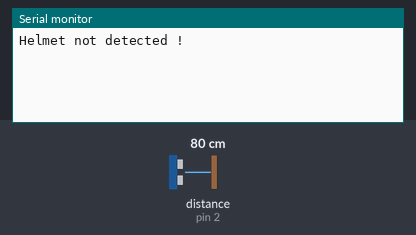
Simulated run of this sketch. Board: Arduino Uno, built with avr-gcc and run on an emulated ATmega328P. Parts: the last lines printed to the serial monitor. Inputs (shaded band) come from the test bench; at power-on: distance to the obstacle (sensor on pin 2) 80 cm. The echo pulse lasts 58.3 µs per cm.

Above: at 1.2 s.
1.3 s: distance to the obstacle (sensor on pin 2) set to 2 cm
At 2.2 s:
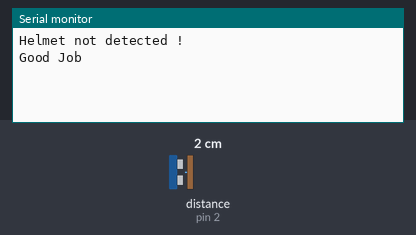
3.2 s: distance to the obstacle (sensor on pin 2) set to 9 cm
At 4.0 s:
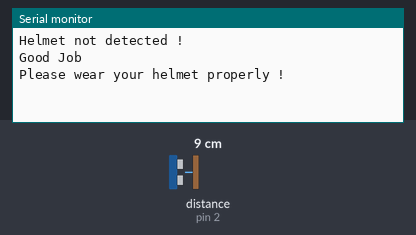

Measured:
- after the input at 1.3 s, the serial monitor: prints a new line after 0.47 s (image 1)
- after the input at 3.2 s, the serial monitor: prints a new line after 0.28 s (image 2)

The sketch:

helmetstatus.ino
```cpp
int dis;
int dur;
int recentavr;
int rondo=5;
int room[10];
int MAX;
int recmsg;

void setup() {
  pinMode(3, OUTPUT);
  pinMode(2, INPUT);
  Serial.begin(9600);
}

void loop() {
  rondo++;
  if(rondo==100) rondo=0;
  digitalWrite(3, LOW);
  delayMicroseconds(2);
  digitalWrite(3, HIGH);
  delayMicroseconds(10);
  digitalWrite(3, LOW);
  dur = pulseIn(2, HIGH);
  dis = dur * 0.034 / 2;

  room[rondo%5]=dis;
  recentavr=(room[0]+room[1]+room[2]+room[3]+room[4]+room[5]+room[6]+room[7]+room[8]+room[9])/3;
  for(int i=0;i<3;i++) {
    if(room[i]>room[i-1]) MAX=room[i];
  }
  if(recentavr>=20){
      if(recmsg!=1) Serial.print("Helmet not detected !\n");
      recmsg=1;
  }
  else if(recentavr>=7){
      if(recmsg!=2) Serial.print("Please wear your helmet properly !\n");
      recmsg=2;
  }
  else{
          if(recmsg!=3) Serial.print("Good Job\n");
          recmsg=3;
  }
  delay(100);

}
```
